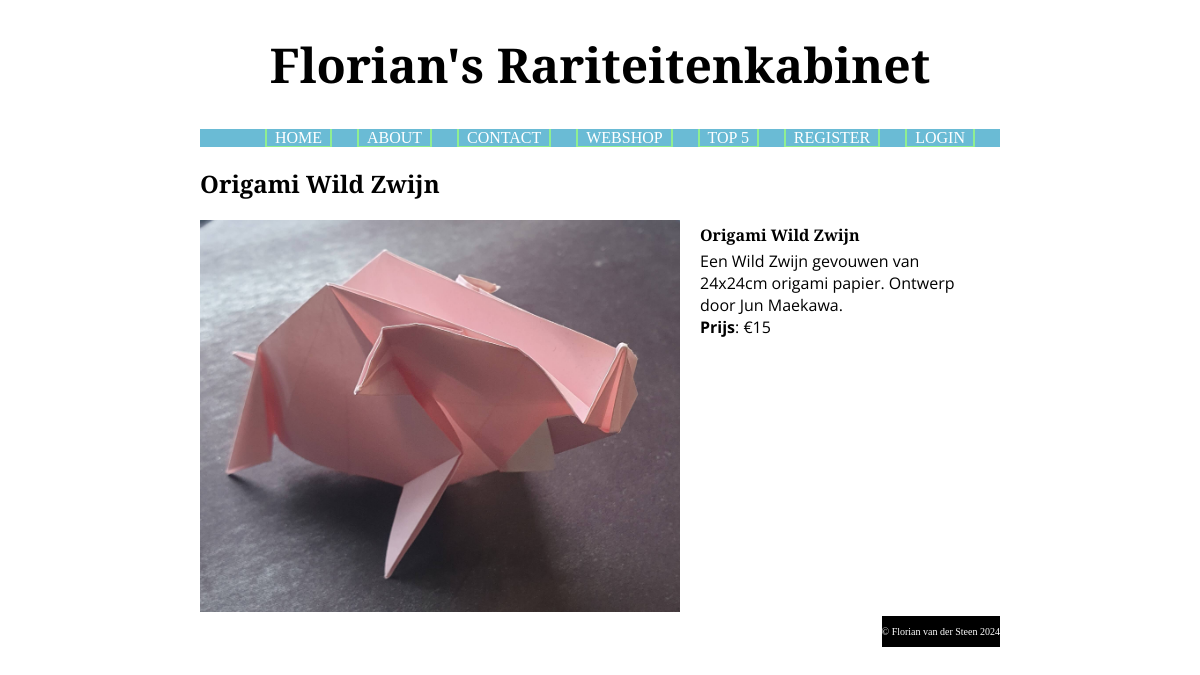
Screenshot of /index.php?page=detail&detail=2 with the database file from the repository.
### tables this page shows
CREATE TABLE `products` (
  `id` int(11) NOT NULL,
  `name` text NOT NULL,
  `description` text NOT NULL,
  `price` int(255) NOT NULL,
  `fname` text NOT NULL
);

### controllers/PageController.php (called while the page is built, shortened)
<?php
class PageController {
    private $model;
    public function __construct() {
        $this->model = new PageModel(NULL);
    }
    public function handleRequest() {
        $this->processRequest();
        $this->showResponse();
    }
    private function getRequest() {
        $this->model->getRequestedPage();
    }
    private function processRequest() {
        switch ($this->model->page) {
            case "detail":
                require_once("models/ProductModel.php");
                $this->model = new ProductModel($this->model);
                $this->model->getDetailProduct();
                $this->model->handleCartAction();
                break;
        }
    }
    private function showResponse() {
        $this->model->createMenu();
        $this->model->setTitle();
        $view = NULL;
        switch ($this->model->page) {
            case "detail":
                include_once("views/DetailDoc.php");
                $view = new DetailDoc($this->model);
                break;
        }
        $view->show();
    }
}

### index.php (called while the page is built, shortened)
<?php
require_once("controllers/PageController.php");
$controller = new PageController();
$controller -> handleRequest();

### models/ProductModel.php (called while the page is built, shortened)
<?php
class ProductModel extends PageModel {
    public function getDetailProduct() {
        include_once(__DIR__ . "/../communication.php");
        try {
            $this->products = getProductsByIDs([$productId]);
        }
        catch (Exception $e) {
            $this->errors["general"] = "Er is een technische storing. Probeer het later nogmaals.";
            $this->logError("Shop load failed. MySQL err:" . $e->getMessage());
        }
    }
}

### communication.php (called while the page is built, shortened)
<?php
function makeDataBaseConnection() {
    $servername = getenv("MYSQL_FLORIAN_WEBSHOP_HOST");
    $dbname = getenv("MYSQL_FLORIAN_WEBSHOP_DATABASE");
    $username = getenv("MYSQL_FLORIAN_WEBSHOP_USER");
    $password = getenv("MYSQL_FLORIAN_WEBSHOP_PASSWORD");
    $conn = mysqli_connect($servername, $username, $password, $dbname);
    return $conn;
}
function executeDataBaseQuery($query, $conn) {
    $result = mysqli_query($conn, $query);
    return $result;
}
function getProductsByIDs($ids) {
    $conn = makeDataBaseConnection();
    try {
        for($i = 0; $i < count($ids); $i++) {
            $ids[$i] = mysqli_real_escape_string($conn, $ids[$i]);
        }
        $query = 'SELECT * FROM products WHERE id IN (' . implode(',', $ids) . ')';
        $result = executeDataBaseQuery($query, $conn);
        $products = array();
        while($row = mysqli_fetch_assoc($result)) {
            $products[$row["id"]] = array("id"=> $row["id"], "name"=>$row["name"], "description"=>$row["description"], "price"=>$row["price"], "fname"=>$row["fname"]);
        }
        return $products;
    }
    finally {
        mysqli_close($conn);
    }
}

### views/DetailDoc.php (the view, shortened to what this page needs)
<?php
class DetailDoc extends ProductDoc {
    protected function showContent() {
        $id = array_keys($this->model->products)[0];
        $product = $this->model->products[$id];
        echo '<div class="detail">';
        echo '<h2>' . $product["name"] . '</h2>';
        echo '<img src="Images/' . $product["fname"] . '" alt="' . $product["description"] . '">';
        echo '<div class="detail-info">';
        echo '<h4>' . $product["name"] . '</h4>';
        echo '<p>' . $product["description"] . '<br><b>Prijs</b>: &euro;' . $product["price"] / 100 . '</p>';
        echo '</div>';
        echo '</div>';
    }
}

### css/styles.css (style rules this page uses)
body { width: 800px; margin: auto; background-color: white; }
h2, h3, h4 { font-family: "Merriweather", serif; }
.detail img { width: 60%; height: 60%; display: inline-block; margin-right: 10px; }
.detail p { font-family: "Open Sans", sans-serif; margin-top: 4px; }
.detail h4 { margin-bottom: 4px; margin-top: 4px; }
.detail-info { display: inline-block; width: 35%; vertical-align: top; margin-left: 10px; }

### rows the page displays
products: name "Origami Wild Zwijn", fname (picture), description "Een Wild Zwijn gevouwen van 24x24cm origami papier. Ontwerp door Jun Maekawa.", $product['price']/100 "15"

### other values shown
$label "HOME"
$label "ABOUT"
$label "CONTACT"
$label "WEBSHOP"
$label "TOP 5"
$label "REGISTER"
$label "LOGIN"
